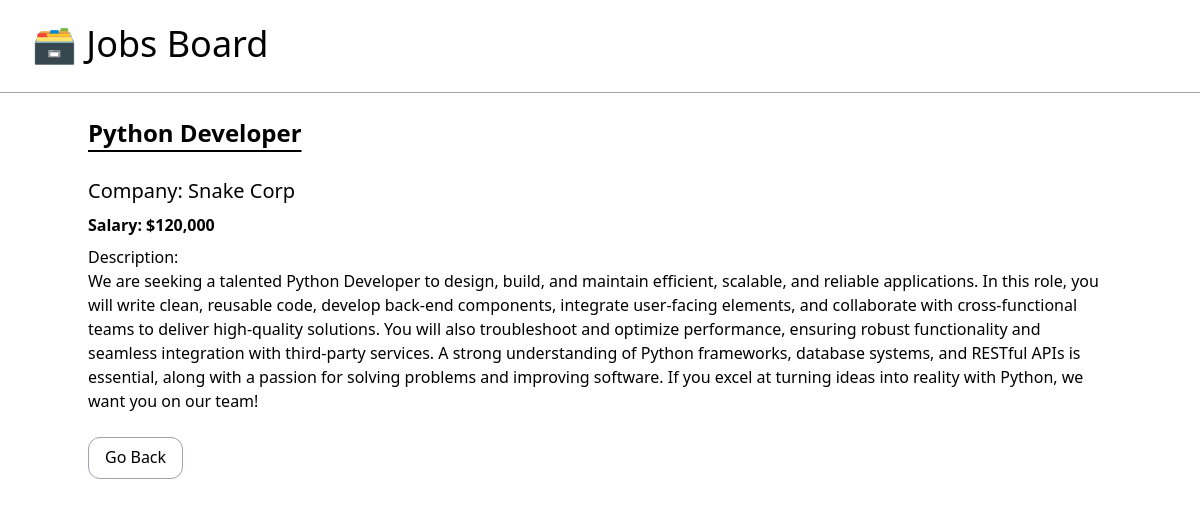
Page /jobs/5/ on the committed database.
### S05_JobsBoardApp/models.py (models this page shows, shortened)
class JobPosting(models.Model):
    title = models.CharField(max_length=100)
    description = models.TextField()
    company = models.CharField(max_length=100)
    salary = models.IntegerField()
    is_active = models.BooleanField(default=False)

### S05_JobsBoardApp/views.py (the view)
def jobs_detail(request, job_id):
    job = get_object_or_404(JobPosting, id=job_id, is_active=True)
    return render(request=request, template_name="S05_JobsBoardApp/detail.html", context={"job": job})

### S05_JobsBoardApp/templates/S05_JobsBoardApp/detail.html
{% extends 'S05_JobsBoardApp/_base.html' %}
{% load humanize %}
{% block content %}
<div class="mt-6 mx-auto">
    <h2 class="text-2xl font-semibold underline underline-offset-8 pb-7">{{ job.title|title }}</h2>
    <p class="text-xl pb-2">Company: {{ job.company|title }}</p>
    <p class="font-semibold pb-2">Salary: ${{ job.salary|intcomma }}</p>
    <p class="pb-8">Description:<br>{{ job.description }}</p>
    <a class="border rounded-xl border-gray-400 pt-2 px-4 hover:bg-gray-200 pb-2.5" href="{% url 'jobs-home' %}">
        Go Back
    </a>
</div>
{% endblock content %}

### rows in the picture
JobPosting: title "Python Developer", company "Snake Corp", salary "120,000", description "We are seeking a talented Python Developer to design, build, and maintain efficient, scalable, and reliable applications. In this role, you will write clean, reusable code, develop back-end components, integrate user-facing elements, and collaborate with cross-functional teams to deliver high-quality solutions. You will also troubleshoot and optimize performance, ensuring robust functionality and seamless integration with third-party services. A strong understanding of Python frameworks, database systems, and RESTful APIs is essential, along with a passion for solving problems and improving software. If you excel at turning ideas into reality with Python, we want you on our team!"
